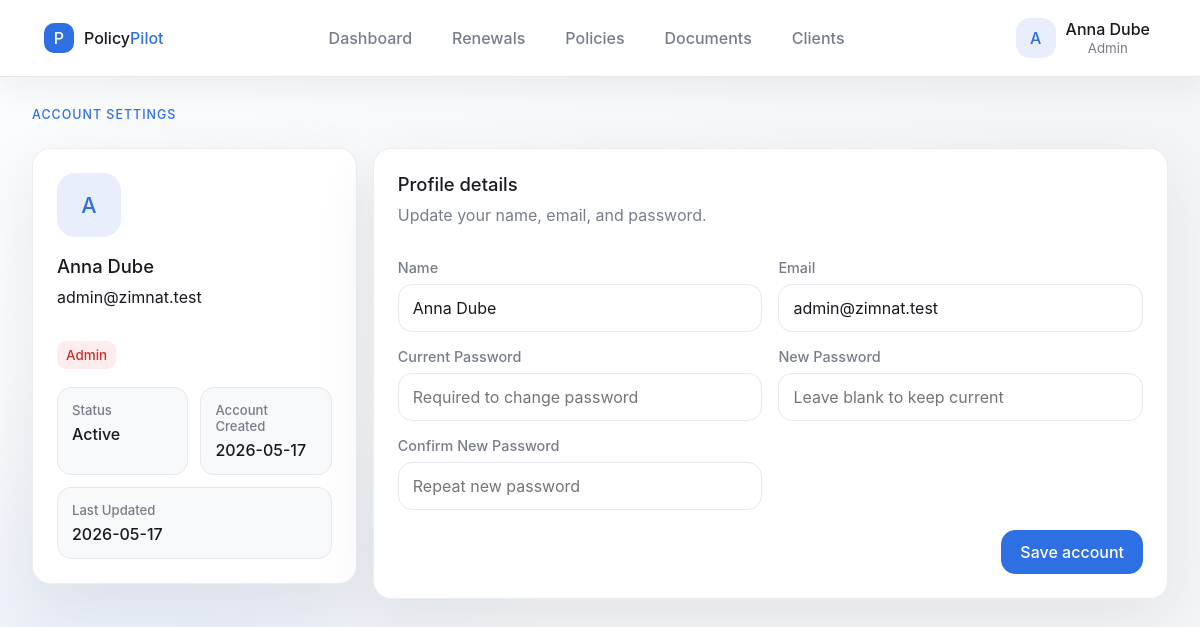
Page /?page=account (signed in) on the committed database.
### tables this page shows
CREATE TABLE users (
  id INT UNSIGNED AUTO_INCREMENT PRIMARY KEY,
  name VARCHAR(120) NOT NULL,
  email VARCHAR(190) NOT NULL UNIQUE,
  role VARCHAR(80) NOT NULL DEFAULT 'viewer',
  password_hash VARCHAR(255) NOT NULL,
  is_active TINYINT(1) NOT NULL DEFAULT 1,
  created_at TIMESTAMP NOT NULL DEFAULT CURRENT_TIMESTAMP,
  updated_at TIMESTAMP NOT NULL DEFAULT CURRENT_TIMESTAMP ON UPDATE CURRENT_TIMESTAMP,
  deleted_at DATETIME NULL,
  INDEX idx_users_role (role),
  INDEX idx_users_active (is_active),
  INDEX idx_users_deleted (deleted_at)
);

CREATE TABLE roles (
  id INT UNSIGNED AUTO_INCREMENT PRIMARY KEY,
  slug VARCHAR(80) NOT NULL UNIQUE,
  name VARCHAR(120) NOT NULL,
  description VARCHAR(255) NULL,
  is_system TINYINT(1) NOT NULL DEFAULT 0,
  created_at TIMESTAMP NOT NULL DEFAULT CURRENT_TIMESTAMP,
  updated_at TIMESTAMP NOT NULL DEFAULT CURRENT_TIMESTAMP ON UPDATE CURRENT_TIMESTAMP
);

### app/Core/View.php (called while the page is built, shortened)
<?php
class View
{
    public static function render(string $view, array $params = []): void
    {
        $user = Auth::user();
        extract($params, EXTR_SKIP);
        $viewPath = dirname(__DIR__) . '/Views/' . $view . '.php';
        require $viewPath;
        $content = ob_get_clean();
        require dirname(__DIR__) . '/Views/layout.php';
    }
}

### app/Core/Controller.php (called while the page is built, shortened)
<?php
class Controller
{
    protected function view(string $view, array $params = []): void
    {
        View::render($view, $params);
    }
}

### app/Controllers/UserController.php (called while the page is built, shortened)
<?php
class UserController extends Controller
{
    public function profile(): void
    {
        $this->view('account/index', [
            'account' => Auth::user(),
            'errors' => [],
        ]);
    }
}

### public/index.php (called while the page is built, shortened)
<?php
$config = require dirname(__DIR__) . '/config/config.php';
require dirname(__DIR__) . '/app/Support/helpers.php';
spl_autoload_register(function (string $class): void {
    $prefix = 'App\\';
    $path = dirname(__DIR__) . '/app/' . str_replace('\\', '/', substr($class, strlen($prefix))) . '.php';
});
$page = $_GET['page'] ?? null;
try {
    match ($page ?? 'dashboard') {
        'login' => (new AuthController())->login(),
        'dashboard' => (new DashboardController())->index(),
        'account' => (new UserController())->profile(),
        'my_tasks' => (new OperationsController())->myTasks(),
        'policies' => (new PolicyController())->index(),
        'policy_new' => (new PolicyController())->create(),
        'policy_edit' => (new PolicyController())->edit(),
        'documents' => (new DocumentController())->index(),
        'reminders' => (new OperationsController())->reminders(),
        'clients' => (new OperationsController())->clients(),
        'settings' => (new SettingsController())->index(),
        default => View::render('errors/404'),
    };
} catch (Throwable $exception) {
    if ($config['app']['env'] === 'local') {
        throw $exception;
    }
    http_response_code(500);
    View::render('errors/500');
}

### app/Core/Database.php (called while the page is built, shortened)
<?php
class Database
{
    private static ?PDO $connection = null;
    public static function connection(): PDO
    {
        if (self::$connection instanceof PDO) {
            return self::$connection;
        }
        $config = require dirname(__DIR__, 2) . '/config/config.php';
        $db = $config['database'];
        $dsn = sprintf(
            'mysql:host=%s;port=%s;dbname=%s;charset=utf8mb4',
            $db['host'],
            $db['port'],
            $db['name']
        );
        self::$connection = new PDO($dsn, $db['user'], $db['password'], [
            PDO::ATTR_ERRMODE => PDO::ERRMODE_EXCEPTION,
            PDO::ATTR_DEFAULT_FETCH_MODE => PDO::FETCH_ASSOC,
            PDO::ATTR_EMULATE_PREPARES => false,
        ]);
        return self::$connection;
    }
}

### app/Models/User.php (called while the page is built, shortened)
<?php
class User
{
    public static function find(int $id): ?array
    {
        $stmt = Database::connection()->prepare('SELECT * FROM users WHERE id = :id AND deleted_at IS NULL LIMIT 1');
        $stmt->execute(['id' => $id]);
        return $stmt->fetch() ?: null;
    }
}

### app/Core/Auth.php (called while the page is built, shortened)
<?php
class Auth
{
    public static function user(): ?array
    {
        return User::find((int) $_SESSION['user_id']);
    }
    public static function can(string $permission): bool
    {
        $user = self::user();
        return $user && Role::userCan((int) $user['id'], $permission);
    }
}

### app/Support/helpers.php (called while the page is built, shortened)
<?php
function e(?string $value): string
{
    return htmlspecialchars((string) $value, ENT_QUOTES, 'UTF-8');
}
function role_label(string $role): string
{
    try {
        return \App\Models\Role::label($role);
    } catch (Throwable) {
        return match ($role) {
            'admin' => 'Admin',
            'policy_officer' => 'Policy Officer',
            default => ucwords(str_replace('_', ' ', $role)),
        };
    }
}
function role_tone(string $role): string
{
    return match ($role) {
        'admin' => 'role-admin',
        'policy_officer' => 'role-policy-officer',
        'viewer' => 'role-viewer',
        default => 'role-custom',
    };
}

### app/Models/Role.php (called while the page is built, shortened)
<?php
class Role
{
    public static function label(string $slug): string
    {
        $stmt = Database::connection()->prepare('SELECT name FROM roles WHERE slug = :slug LIMIT 1');
        $stmt->execute(['slug' => $slug]);
        return (string) ($stmt->fetchColumn() ?: ucwords(str_replace('_', ' ', $slug)));
    }
    public static function userCan(int $userId, string $permission): bool
    {
        $stmt = Database::connection()->prepare(
            'SELECT COUNT(*)
             FROM users
             INNER JOIN roles ON roles.slug = users.role
             INNER JOIN role_permissions ON role_permissions.role_id = roles.id
             WHERE users.id = :user_id AND users.deleted_at IS NULL AND role_permissions.permission_slug = :permission'
        );
        $stmt->execute(['user_id' => $userId, 'permission' => $permission]);
        return (bool) $stmt->fetchColumn();
    }
}

### app/Views/account/index.php (the view, shortened to what this page needs)
<?php
$account = $account ?? [];
?>
<section class="page-heading">
    <div>
        <p class="eyebrow">Account settings</p>
    </div>
</section>
<section class="detail-grid account-grid">
    <article class="panel account-summary">
        <span class="avatar large"><?= e(strtoupper(substr($account['name'] ?? 'U', 0, 1))) ?></span>
        <div>
            <h2><?= e($account['name'] ?? 'User') ?></h2>
            <p><?= e($account['email'] ?? '') ?></p>
        </div>
        <span class="pill role-pill <?= e(role_tone($account['role'] ?? 'viewer')) ?>"><?= e(role_label($account['role'] ?? 'viewer')) ?></span>
        <div class="detail-list compact-detail">
            <div><span>Status</span><strong><?= !empty($account['is_active']) ? 'Active' : 'Inactive' ?></strong></div>
            <div><span>Account Created</span><strong><?= e(substr((string) ($account['created_at'] ?? ''), 0, 10)) ?></strong></div>
            <div class="span-2"><span>Last Updated</span><strong><?= e(substr((string) ($account['updated_at'] ?? ''), 0, 10)) ?></strong></div>
        </div>
    </article>
    <article class="panel">
        <div class="panel-header">
            <div>
                <h2>Profile details</h2>
                <p>Update your name, email, and password.</p>
            </div>
        </div>
        <form method="post" action="?action=account_update" data-validate>
            <div class="form-grid">
                <label>
                    <span>Name</span>
                    <input name="name" value="<?= e($account['name'] ?? '') ?>" required>
                </label>
                <label>
                    <span>Email</span>
                    <input type="email" name="email" value="<?= e($account['email'] ?? '') ?>" required>
                </label>
                <label>
                    <span>Current Password</span>
                    <input type="password" name="current_password" autocomplete="current-password" placeholder="Required to change password">
                </label>
                <label>
                    <span>New Password</span>
                    <input type="password" name="password" autocomplete="new-password" placeholder="Leave blank to keep current">
                </label>
                <label>
                    <span>Confirm New Password</span>
                    <input type="password" name="password_confirmation" autocomplete="new-password" placeholder="Repeat new password">
                </label>
            </div>
            <div class="form-actions">
                <button class="button primary" type="submit">Save account</button>
            </div>
        </form>
    </article>
</section>

### app/Views/layout.php (shortened to what this page needs)
<?php
$currentPage = $_GET['page'] ?? 'dashboard';
?>
<!doctype html>
<html lang="en">
<head>
    <link rel="stylesheet" href="assets/css/app.css">
</head>
<body>
<?php if ($user): ?>
    <header class="topbar">
        <a class="brand" href="?page=dashboard" aria-label="PolicyPilot dashboard">
            <span class="brand-mark">P</span>
            <span>Policy<span>Pilot</span></span>
        </a>
        <nav class="nav" aria-label="Primary navigation">
            <?php if (Auth::can('dashboard.view')): ?>
                <a class="<?= $currentPage === 'dashboard' ? 'active' : '' ?>" href="?page=dashboard">Dashboard</a>
            <?php endif; ?>
            <?php if (Auth::can('reminder.manage')): ?>
                <a class="<?= in_array($currentPage, ['my_tasks', 'reminders'], true) ? 'active' : '' ?>" href="?page=my_tasks">Renewals</a>
            <?php endif; ?>
            <?php if (Auth::can('policy.view')): ?>
                <a class="<?= str_starts_with($currentPage, 'polic') ? 'active' : '' ?>" href="?page=policies">Policies</a>
            <?php endif; ?>
            <?php if (Auth::can('document.view')): ?>
                <a class="<?= $currentPage === 'documents' ? 'active' : '' ?>" href="?page=documents">Documents</a>
            <?php endif; ?>
            <?php if (Auth::can('client.view')): ?>
                <a class="<?= $currentPage === 'clients' ? 'active' : '' ?>" href="?page=clients">Clients</a>
            <?php endif; ?>
        </nav>
        <div class="profile-menu">
            <button class="user-chip profile-trigger" type="button" data-profile-menu aria-haspopup="true" aria-expanded="false">
                <span class="avatar"><?= e(strtoupper(substr($user['name'], 0, 1))) ?></span>
                <span>
                    <strong><?= e($user['name']) ?></strong>
                    <small><?= e(role_label($user['role'])) ?></small>
                </span>
            </button>
                <?php if (Auth::can('settings.manage')): ?>
                    <a class="menu-item" href="?page=settings">
                        <span aria-hidden="true">⚙</span>
                        Admin settings
                    </a>
                <?php endif; ?>
        </div>
    </header>
<?php endif; ?>
<main class="<?= $user ? 'shell' : 'auth-shell' ?>">
    <?= $content ?>
</main>
</body>
</html>

### rows in the picture
users: name "A", name "Anna Dube", role.name "Admin", email "admin@zimnat.test", created_at "2026-05-17", updated_at "2026-05-17"
